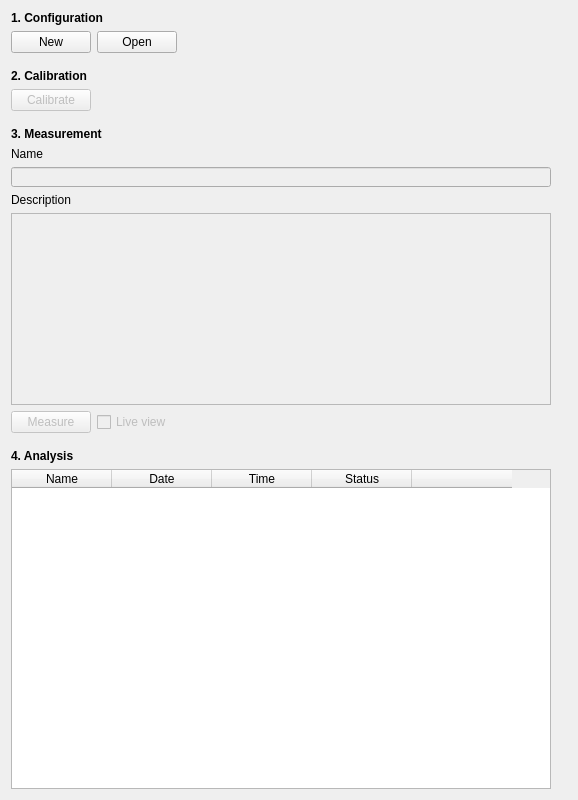
       <widget class="QWidget" name="tab_2">
        <attribute name="title">
         <string>Inverse Adding-Doubling</string>
        </attribute>
        <layout class="QGridLayout" name="gridLayout_2">
         <item row="0" column="0">
          <layout class="QHBoxLayout" name="horizontalLayout_4">
           <item>
            <layout class="QVBoxLayout" name="verticalLayout_6">
             <item>
              <widget class="QLabel" name="label_iad_configuration">
               <property name="font">
                <font>
                 <weight>75</weight>
                 <bold>true</bold>
                </font>
               </property>
               <property name="text">
                <string>1. Configuration</string>
               </property>
              </widget>
             </item>
             <item>
              <layout class="QHBoxLayout" name="horizontalLayout_6">
               <property name="topMargin">
                <number>0</number>
               </property>
               <item>
                <widget class="QPushButton" name="button_iad_newConfiguration">
                 <property name="sizePolicy">
                  <sizepolicy hsizetype="Fixed" vsizetype="Fixed">
                   <horstretch>0</horstretch>
                   <verstretch>0</verstretch>
                  </sizepolicy>
                 </property>
                 <property name="text">
                  <string>New</string>
                 </property>
                </widget>
               </item>
               <item>
                <widget class="QPushButton" name="button_iad_openConfiguration">
                 <property name="sizePolicy">
                  <sizepolicy hsizetype="Fixed" vsizetype="Fixed">
                   <horstretch>0</horstretch>
                   <verstretch>0</verstretch>
                  </sizepolicy>
                 </property>
                 <property name="text">
                  <string>Open</string>
                 </property>
                </widget>
               </item>
               <item>
                <spacer name="horizontalSpacer_6">
                 <property name="orientation">
                  <enum>Qt::Horizontal</enum>
                 </property>
                 <property name="sizeType">
                  <enum>QSizePolicy::Fixed</enum>
                 </property>
                 <property name="sizeHint" stdset="0">
                  <size>
                   <width>20</width>
                   <height>20</height>
                  </size>
                 </property>
                </spacer>
               </item>
               <item>
                <widget class="ClickableLabel" name="label_iad_configurationName">
                 <property name="minimumSize">
                  <size>
                   <width>0</width>
                   <height>0</height>
                  </size>
                 </property>
                 <property name="maximumSize">
                  <size>
                   <width>340</width>
                   <height>23</height>
                  </size>
                 </property>
                 <property name="text">
                  <string>&lt;configuration loaded&gt;</string>
                 </property>
                 <property name="textInteractionFlags">
                  <set>Qt::NoTextInteraction</set>
                 </property>
                </widget>
               </item>
               <item>
                <spacer name="horizontalSpacer_5">
                 <property name="orientation">
                  <enum>Qt::Horizontal</enum>
                 </property>
                 <property name="sizeType">
                  <enum>QSizePolicy::Minimum</enum>
                 </property>
                 <property name="sizeHint" stdset="0">
                  <size>
                   <width>20</width>
                   <height>20</height>
                  </size>
                 </property>
                </spacer>
               </item>
              </layout>
             </item>
             <item>
              <spacer name="verticalSpacer_3">
               <property name="orientation">
                <enum>Qt::Vertical</enum>
               </property>
               <property name="sizeType">
                <enum>QSizePolicy::Fixed</enum>
               </property>
               <property name="sizeHint" stdset="0">
                <size>
                 <width>20</width>
                 <height>10</height>
                </size>
               </property>
              </spacer>
             </item>
             <item>
              <widget class="QLabel" name="label_iad_calibration">
               <property name="font">
                <font>
                 <weight>75</weight>
                 <bold>true</bold>
                </font>
               </property>
               <property name="text">
                <string>2. Calibration</string>
               </property>
               <property name="margin">
                <number>0</number>
               </property>
              </widget>
             </item>
             <item>
              <widget class="QPushButton" name="button_iad_calibrate">
               <property name="enabled">
                <bool>false</bool>
               </property>
               <property name="sizePolicy">
                <sizepolicy hsizetype="Fixed" vsizetype="Fixed">
                 <horstretch>0</horstretch>
                 <verstretch>0</verstretch>
                </sizepolicy>
               </property>
               <property name="text">
                <string>Calibrate</string>
               </property>
              </widget>
             </item>
             <item>
              <spacer name="verticalSpacer">
               <property name="orientation">
                <enum>Qt::Vertical</enum>
               </property>
               <property name="sizeType">
                <enum>QSizePolicy::Fixed</enum>
               </property>
               <property name="sizeHint" stdset="0">
                <size>
                 <width>20</width>
                 <height>10</height>
                </size>
               </property>
              </spacer>
             </item>
             <item>
              <widget class="QLabel" name="label_iad_measurement">
               <property name="font">
                <font>
                 <weight>75</weight>
                 <bold>true</bold>
                </font>
               </property>
               <property name="text">
                <string>3. Measurement</string>
               </property>
              </widget>
             </item>
             <item>
              <widget class="QLabel" name="label_iad_name">
               <property name="text">
                <string>Name</string>
               </property>
              </widget>
             </item>
             <item>
              <widget class="QLineEdit" name="lineEdit_iad_name">
               <property name="enabled">
                <bool>false</bool>
               </property>
               <property name="sizePolicy">
                <sizepolicy hsizetype="Fixed" vsizetype="Fixed">
                 <horstretch>0</horstretch>
                 <verstretch>0</verstretch>
                </sizepolicy>
               </property>
               <property name="minimumSize">
                <size>
                 <width>540</width>
                 <height>20</height>
                </size>
               </property>
               <property name="maximumSize">
                <size>
                 <width>16777215</width>
                 <height>20</height>
                </size>
               </property>
              </widget>
             </item>
             <item>
              <widget class="QLabel" name="label_iad_description">
               <property name="text">
                <string>Description</string>
               </property>
              </widget>
             </item>
             <item>
              <widget class="QPlainTextEdit" name="plainTextEdit_iad_description">
               <property name="enabled">
                <bool>false</bool>
               </property>
               <property name="sizePolicy">
                <sizepolicy hsizetype="Fixed" vsizetype="Fixed">
                 <horstretch>0</horstretch>
                 <verstretch>0</verstretch>
                </sizepolicy>
               </property>
               <property name="minimumSize">
                <size>
                 <width>540</width>
                 <height>120</height>
                </size>
               </property>
              </widget>
             </item>
             <item>
              <layout class="QHBoxLayout" name="horizontalLayout_5">
               <item>
                <widget class="QPushButton" name="button_iad_measure">
                 <property name="enabled">
                  <bool>false</bool>
                 </property>
                 <property name="sizePolicy">
                  <sizepolicy hsizetype="Fixed" vsizetype="Fixed">
                   <horstretch>0</horstretch>
                   <verstretch>0</verstretch>
                  </sizepolicy>
                 </property>
                 <property name="text">
                  <string>Measure</string>
                 </property>
                </widget>
               </item>
               <item>
                <widget class="QCheckBox" name="checkBox_iad_liveView">
                 <property name="enabled">
                  <bool>false</bool>
                 </property>
                 <property name="sizePolicy">
                  <sizepolicy hsizetype="Minimum" vsizetype="Fixed">
                   <horstretch>0</horstretch>
                   <verstretch>0</verstretch>
                  </sizepolicy>
                 </property>
                 <property name="text">
                  <string>Live view</string>
                 </property>
                </widget>
               </item>
               <item>
                <spacer name="horizontalSpacer_7">
                 <property name="orientation">
                  <enum>Qt::Horizontal</enum>
                 </property>
                 <property name="sizeType">
                  <enum>QSizePolicy::Minimum</enum>
                 </property>
                 <property name="sizeHint" stdset="0">
                  <size>
                   <width>40</width>
                   <height>20</height>
                  </size>
                 </property>
                </spacer>
               </item>
              </layout>
             </item>
             <item>
              <spacer name="verticalSpacer_2">
               <property name="orientation">
                <enum>Qt::Vertical</enum>
               </property>
               <property name="sizeType">
                <enum>QSizePolicy::Fixed</enum>
               </property>
               <property name="sizeHint" stdset="0">
                <size>
                 <width>20</width>
                 <height>10</height>
                </size>
               </property>
              </spacer>
             </item>
             <item>
              <widget class="QLabel" name="label_iad_analysis">
               <property name="font">
                <font>
                 <weight>75</weight>
                 <bold>true</bold>
                </font>
               </property>
               <property name="text">
                <string>4. Analysis</string>
               </property>
              </widget>
             </item>
             <item>
              <widget class="MeasurementsTable" name="table_iad_measurements">
               <property name="sizePolicy">
                <sizepolicy hsizetype="Fixed" vsizetype="Expanding">
                 <horstretch>0</horstretch>
                 <verstretch>0</verstretch>
                </sizepolicy>
               </property>
               <property name="minimumSize">
                <size>
                 <width>540</width>
                 <height>320</height>
                </size>
               </property>
               <property name="maximumSize">
                <size>
                 <width>540</width>
                 <height>16777215</height>
                </size>
               </property>
               <property name="focusPolicy">
                <enum>Qt::NoFocus</enum>
               </property>
               <property name="horizontalScrollBarPolicy">
                <enum>Qt::ScrollBarAlwaysOff</enum>
               </property>
               <property name="autoScroll">
                <bool>false</bool>
               </property>
               <property name="editTriggers">
                <set>QAbstractItemView::NoEditTriggers</set>
               </property>
               <property name="selectionMode">
                <enum>QAbstractItemView::SingleSelection</enum>
               </property>
               <property name="selectionBehavior">
                <enum>QAbstractItemView::SelectRows</enum>
               </property>
               <attribute name="horizontalHeaderHighlightSections">
                <bool>false</bool>
               </attribute>
               <attribute name="verticalHeaderVisible">
                <bool>false</bool>
               </attribute>
               <attribute name="verticalHeaderHighlightSections">
                <bool>false</bool>
               </attribute>
               <column>
                <property name="text">
                 <string>Name</string>
                </property>
               </column>
               <column>
                <property name="text">
                 <string>Date</string>
                </property>
               </column>
               <column>
                <property name="text">
                 <string>Time</string>
                </property>
               </column>
               <column>
                <property name="text">
                 <string>Status</string>
                </property>
               </column>
               <column>
                <property name="text">
                 <string/>
                </property>
               </column>
              </widget>
             </item>
            </layout>
           </item>
           <item>
            <spacer name="horizontalSpacer_3">
             <property name="orientation">
              <enum>Qt::Horizontal</enum>
             </property>
             <property name="sizeType">
              <enum>QSizePolicy::Fixed</enum>
             </property>
             <property name="sizeHint" stdset="0">
              <size>
               <width>10</width>
               <height>20</height>
              </size>
             </property>
            </spacer>
           </item>
           <item>
            <layout class="QVBoxLayout" name="verticalLayout_5">
             <item>
              <widget class="Plot" name="qwtPlot_reflection">
               <property name="sizePolicy">
                <sizepolicy hsizetype="Expanding" vsizetype="Expanding">
                 <horstretch>0</horstretch>
                 <verstretch>0</verstretch>
                </sizepolicy>
               </property>
              </widget>
             </item>
             <item>
              <widget class="Plot" name="qwtPlot_transmission">
               <property name="sizePolicy">
                <sizepolicy hsizetype="Expanding" vsizetype="Expanding">
                 <horstretch>0</horstretch>
                 <verstretch>0</verstretch>
                </sizepolicy>
               </property>
              </widget>
             </item>
            </layout>
           </item>
          </layout>
         </item>
        </layout>
       </widget>
